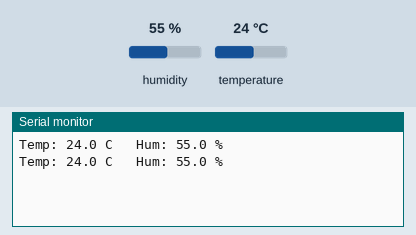
A sketch run on a simulated ESP32. Shown: the last lines printed to the serial monitor. Inputs (shaded band) come from the test bench; at power-on: humidity 55 %, temperature 24 °C.

Above: at 2.8 s.
2.9 s: humidity set to 22 %
At 4.8 s:
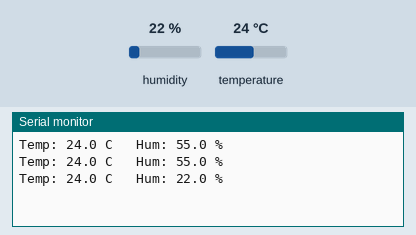
5.6 s: temperature set to 12 °C
At 6.6 s:
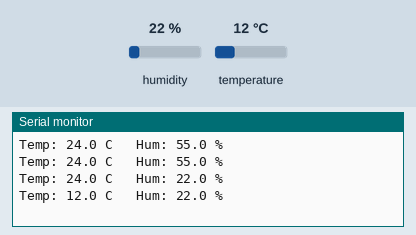
8.3 s: humidity set to 40 %
At 11.2 s:
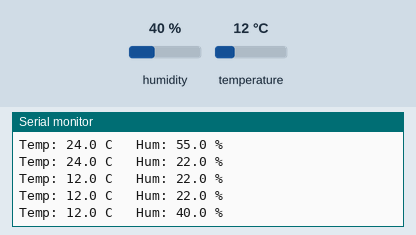
Timing chart, 0 to 12.7 s (numbered marks = the images above; inputs shaded):
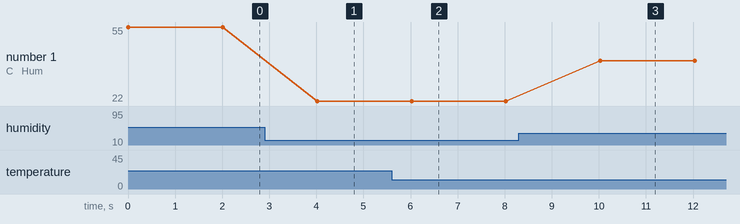

Measured:
- after the input at 2.9 s, the serial monitor: prints a new line after 1.1 s (image 1)
- after the input at 5.6 s, the serial monitor: prints a new line after 0.42 s (image 2)
- after the input at 8.3 s, the serial monitor: prints a new line after 1.7 s (image 3)
- plotted number 1: 55 → 22 after the input at 2.9 s, 22 → 40 after the input at 8.3 s

The sketch:

dht22_basic.ino
```cpp
/*
 * Chapter 11 · Digital Sensors
 * DHT22 temperature + humidity — basic read
 *
 * Wiring:
 *   DHT22 VCC  -> 3V3
 *   DHT22 DATA -> GPIO 15   (10k pull-up to 3V3; usually on the module)
 *   DHT22 GND  -> GND
 *
 * Library: "DHT sensor library" by Adafruit (+ "Adafruit Unified Sensor")
 */

#include <DHT.h>

#define DHTPIN  15        // data pin (D15)
#define DHTTYPE DHT22

DHT dht(DHTPIN, DHTTYPE);

void setup() {
  Serial.begin(115200);
  dht.begin();
}

void loop() {
  float t = dht.readTemperature();   // °C
  float h = dht.readHumidity();      // %

  if (isnan(t) || isnan(h)) {        // read failed -> skip
    Serial.println("DHT read failed");
    delay(2000);
    return;
  }

  Serial.printf("Temp: %.1f C   Hum: %.1f %%\n", t, h);
  delay(2000);                       // DHT22 minimum interval
}
```
